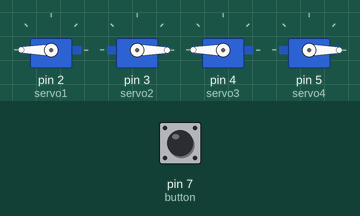
Bench run of a sketch on a simulated Arduino Uno, built with avr-gcc and run on an emulated ATmega328P. Parts: 4 × servo. The test bench sets the inputs (shaded band); at power-on: pin 7 (button) HIGH.

Above: at 1.2 s.
1.3 s: pin 7 (button) pulled LOW for 0.15 s
At 2.1 s:
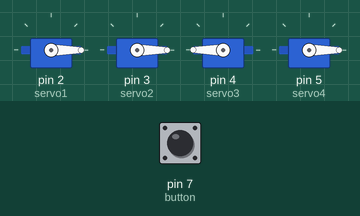
At 6.1 s:
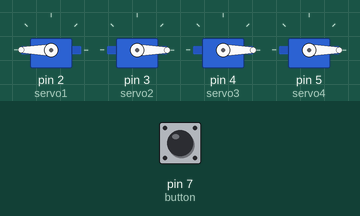
7.4 s: pin 7 (button) pulled LOW for 3.2 s
At 12.1 s:
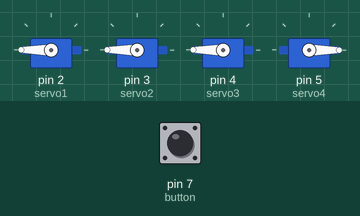
Timing chart, 0 to 17.8 s (numbered marks = the images above; inputs shaded):
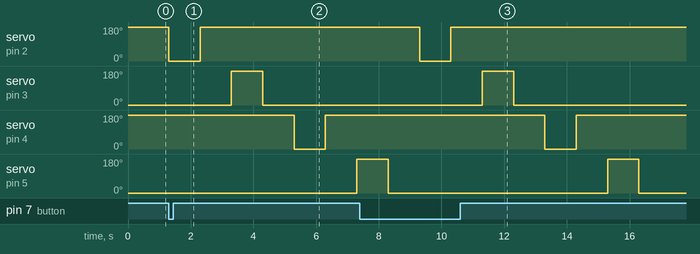

The sketch:

servoBtn.ino
```cpp
#include <Servo.h>

int button = 7;
int btnState = 0;

Servo servo1;
Servo servo2;
Servo servo3;
Servo servo4;


void setup() {
  pinMode(button, INPUT);
//  pinMode(led, OUTPUT);

  servo1.attach(2);
  servo1.write(180);
  servo2.attach(3);
  servo2.write(0);
  servo3.attach(4);
  servo3.write(180);
  servo4.attach(5);
  servo4.write(0);
}

void loop() {
  btnState = digitalRead(button);
  if(btnState==LOW){
    servo1.write(0);
    delay(1000);
    servo1.write(180);
    delay(1000);
    servo2.write(180);
    delay(1000);
    servo2.write(0);
    delay(1000);
    servo3.write(0);
    delay(1000);
    servo3.write(180);
    delay(1000);
    servo4.write(180);
    delay(1000);
    servo4.write(0);
    delay(1000);
  }else{
//    servo1.write(0);
//    delay(1000);
  }
}
```

Measured:
- after the input at 1.3 s, servo on pin 2 (servo1): 180° → 0° at once, → 180° 1.0 s later; servo on pin 3 (servo2): 0° → 180° after 2.0 s, → 0° 1.0 s later; servo on pin 4 (servo3): 180° → 0° after 4.0 s, → 180° 1.0 s later; servo on pin 5 (servo4): 0° → 180° after 6.0 s
- after the input at 7.4 s, servo on pin 2 (servo1): 180° → 0° after 1.9 s, → 180° 1.0 s later; servo on pin 3 (servo2): 0° → 180° after 3.9 s, → 0° 1.0 s later; servo on pin 4 (servo3): 180° → 0° after 5.9 s, → 180° 1.0 s later
